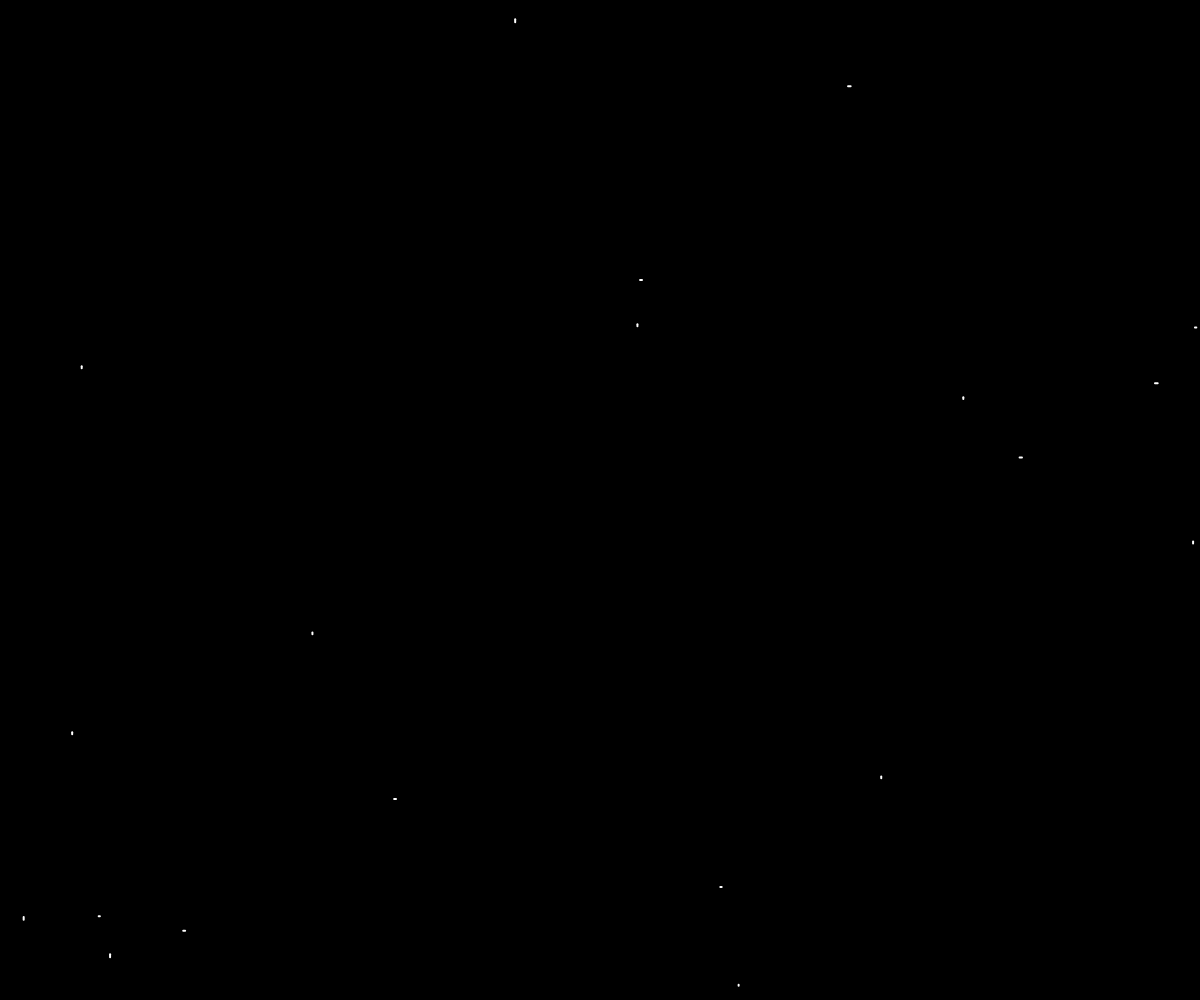
Frame 1 (no input)
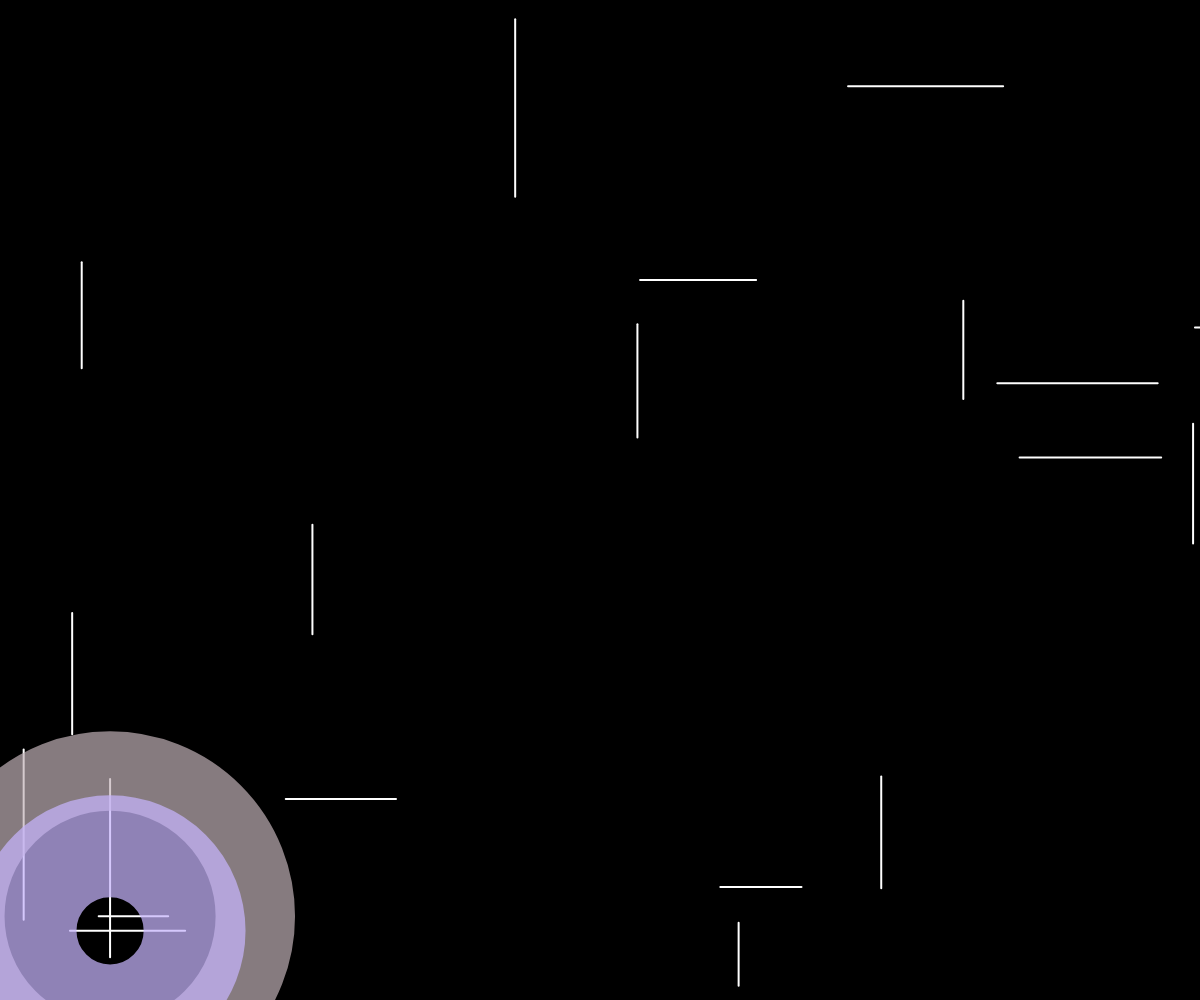
Frame 60 (no input)
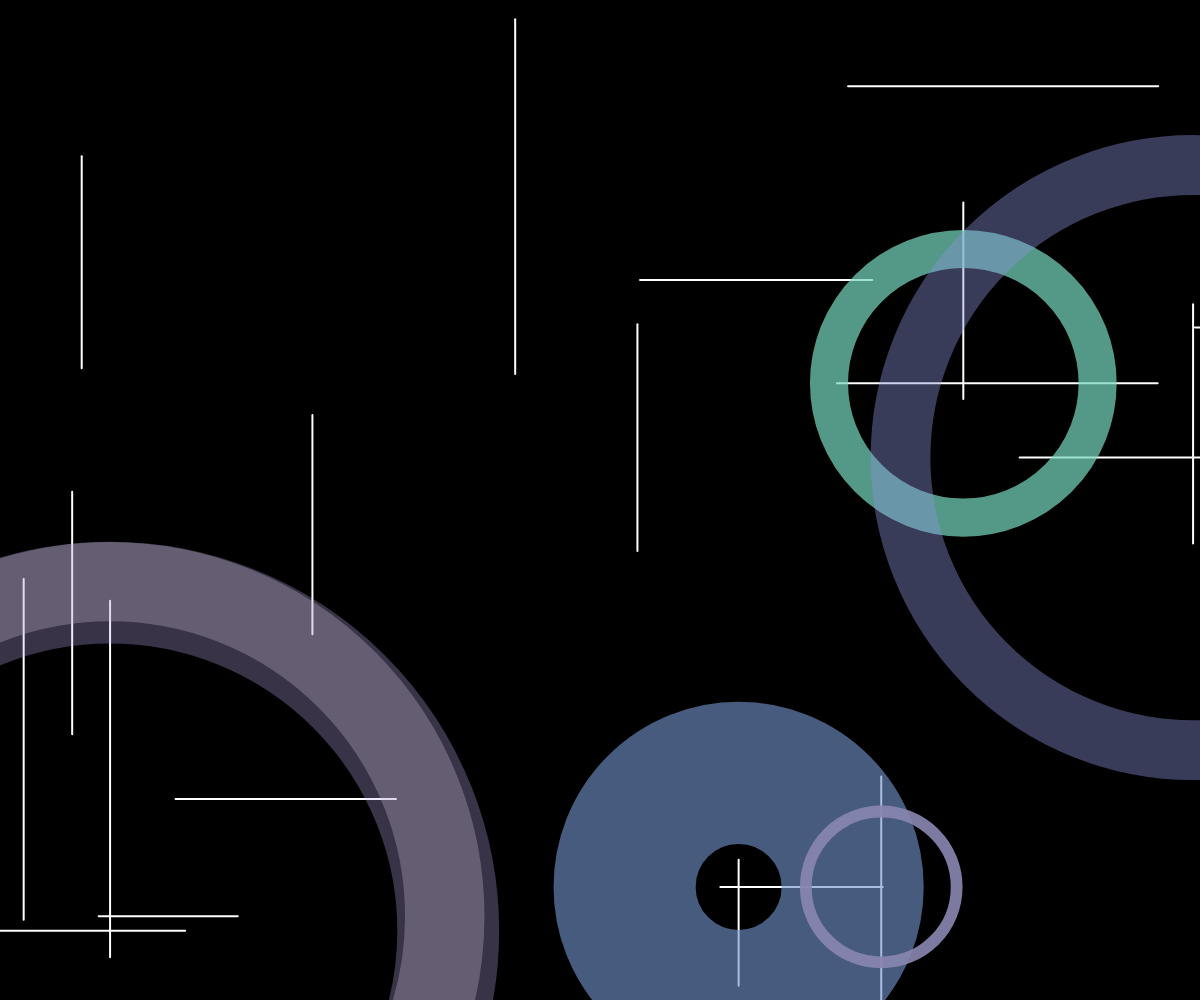
Frame 120 (the mouse pressed at the canvas centre since frame 60)

The p5.js sketch that drew these frames (run headless with seeded random() and noise() and a simulated clock; from frame 60 on, the mouse is pressed at the canvas centre):

// p5.js sketch
// ── sketch.js
let background_color = 0 //rgb(210, 60, 130)
let current_lines = [];
let current_pos = [];
let num_lines;
let line_num = 50;
let line_speed = 2;
let l;

let collisions_dict = {};
let intersections = {};

function setup() {
    createCanvas(windowWidth, windowHeight);
    l = Math.min(windowWidth, windowHeight);
    num_lines = Math.floor(Math.max(windowWidth, windowHeight)/line_num);
    background(background_color);
    for(let i = 0; i < num_lines; i++) {
        let temp_x = Math.random()*width;
        let temp_y = Math.random()*height;
        let temp_length = Math.random()*200+500;
        let temp_direction = Math.floor(Math.random()*5);
        let temp_line_speed = Math.random()*line_speed + line_speed/2;
        current_lines.push(new ShootingLine(temp_x, temp_y, temp_direction, temp_length, temp_line_speed, 'rgb(255, 255, 255)', 2));
    }
}

function draw() {
    background(background_color);
    for(let i = 0; i < current_lines.length; i++) {
        
        if(current_lines[i].alive) {
            current_lines[i].move();
            current_lines[i].show();
        } else {
            let temp_x = Math.random()*width;
            let temp_y = Math.random()*height;
            let temp_length = Math.random()*l*0.75+l/4;
            let temp_direction = Math.floor(Math.random()*5);
            let temp_line_speed = Math.random()*line_speed + line_speed/2;
            current_lines[i] = new ShootingLine(temp_x, temp_y, temp_direction, temp_length, temp_line_speed, 'rgb(255, 255, 255)', 2);
        }
        

        // console.log(Object.keys(collisions_dict).length);

    }
    find_collisions();
    // create intersections
    for(let [key, value] of Object.entries(collisions_dict)) {
        // keys are x values, values are lists of y values 
        for(let i = 0; i < value.length; i++) {
            let x = key;
            let y = value[i];
            if([x, y] in intersections){
                //do nothing
            } else {
                let c = 'rgba(' + String(Math.floor((Math.random()*155+100)))+ ', ' + String(Math.floor((Math.random()*155+100))) + ', ' + String(Math.floor((Math.random()*155+100))) + ')';
                intersections[[x, y]] = new Intersection(x, y, 1000, Math.random()*10+5, Math.random()*0.2+0.8, c, Math.random()*200);
            }
        }
    }
    // move intersections
    for(let [key, value] of Object.entries(intersections)) {
        // keys are x,y values and values are intersection objects
        if(value.alive){
            value.move_and_show();
        } else {

        }
    }
      
}

function find_collisions() {
    collisions_dict = {};
    for(let i = 0; i < current_lines.length; i++) {
        let current_line = current_lines[i];
        for(let j = 0; j < current_lines.length; j++){
            let other_line = current_lines[j];
            if(j!=i && current_line.horizontal != other_line.horizontal) {

                if(!current_line.horizontal) {
                    current_line = current_lines[j];
                    other_line = current_lines[i];
                }

                let l1_x1 = Math.min(current_line.x1, current_line.x2);
                let l1_x2 = Math.max(current_line.x1, current_line.x2);

                let l1_y1 = Math.min(current_line.y1, current_line.y2);
                // let l1_y2 = Math.max(current_line.y1, current_line.y2);

                let l2_x1 = Math.min(other_line.x1, other_line.x2);
                // let l2_x2 = Math.max(other_line.x1, other_line.x2);

                let l2_y1 = Math.min(other_line.y1, other_line.y2);
                let l2_y2 = Math.max(other_line.y1, other_line.y2);
                
                if(l2_y2 > l1_y1 && l2_y1 < l1_y1 && l1_x1 < l2_x1 && l1_x2 > l2_x1) {
                    // collision
                    if(l2_x1 in collisions_dict) {
                        collisions_dict[l2_x1].push(l1_y1);
                    } else {
                        collisions_dict[l2_x1] = [l1_y1];
                    }
                }
            }
        }
    }
}

function windowResized(){
    resizeCanvas(windowWidth, windowHeight);
    l = Math.min(windowWidth, windowHeight);
    num_lines = Math.floor(Math.max(windowWidth, windowHeight)/line_num);
    
}
// ── intersection.js
class Intersection {
    // a rippple starting at an intersection 
    constructor(x, y, size=1000, speed=10, starting_transparency=1.0, color='rgba(0, 0, 0)', stroke_weight=200) {
        this.x = x;
        this.y = y;
        this.max_size = size;
        this.size = 0;
        this.speed = speed;
        this.starting_transparency = starting_transparency;
        this.stroke_weight = stroke_weight;
        this.color = color;

        this.moved = 0;
        this.alive = true;
        this.num_moves = Math.floor(size/speed);
    }

    move_and_show() {
        if(this.moved > this.num_moves) {
            this.alive = false;
        } else {
            noFill();
            strokeWeight(this.stroke_weight);
            let temp_color = this.color.slice(0, -1) + ', ' + String(map(this.moved, 0, this.num_moves, this.starting_transparency, 0)) + ')';
            stroke(temp_color);
            circle(this.x, this.y, this.size);
            this.size += this.speed;
            this.moved += 1;
        }
    }

}
// ── shooting-line.js
class ShootingLine {
    constructor(x, y, direction, length, speed=10, color='rgb(0, 255, 100)', stroke_weight=1) {
        this.color = color;
        this.length = length;
        this.speed = speed;

        this.stroke_weight = stroke_weight;

        this.x_dir;
        this.y_dir;

        if(direction == 1) {
            // right
            this.x_dir = 1;
            this.y_dir = 0;
        } else if(direction == 2) {
            // down
            this.x_dir = 0;
            this.y_dir = -1;
        } else if(direction == 3) {
            // left
            this.x_dir = -1;
            this.y_dir = 0;
        } else if(direction == 4) {
            // up
            this.x_dir = 0;
            this.y_dir = 1;
        }

        this.current_move = 0;
        this.alive = true;
        this.adjust = 0;
        this.x1 = x;
        this.x2 = x;
        this.y1 = y;
        this.y2 = y;
        this.horizontal = Math.abs(this.x_dir) == 1;
    }

    move() {
        this.current_move += this.speed;
        if(this.current_move < this.length) {
            this.x2 += this.x_dir*this.speed; 
            this.y2 += this.y_dir*this.speed; 
        } else if(this.current_move >= this.length && this.current_move < this.length*2) {
            this.x1 += this.x_dir*this.speed; 
            this.y1 += this.y_dir*this.speed;
        } else {
            this.alive = false;
            this.x1 = this.x2;
            this.y1 = this.y2;
        }
        return [this.x1, this.y1, this.x2, this.y2];
    }

    show() {
        stroke(this.color);
        strokeWeight(this.stroke_weight);
        line(this.x1, this.y1, this.x2, this.y2);
    }
}
